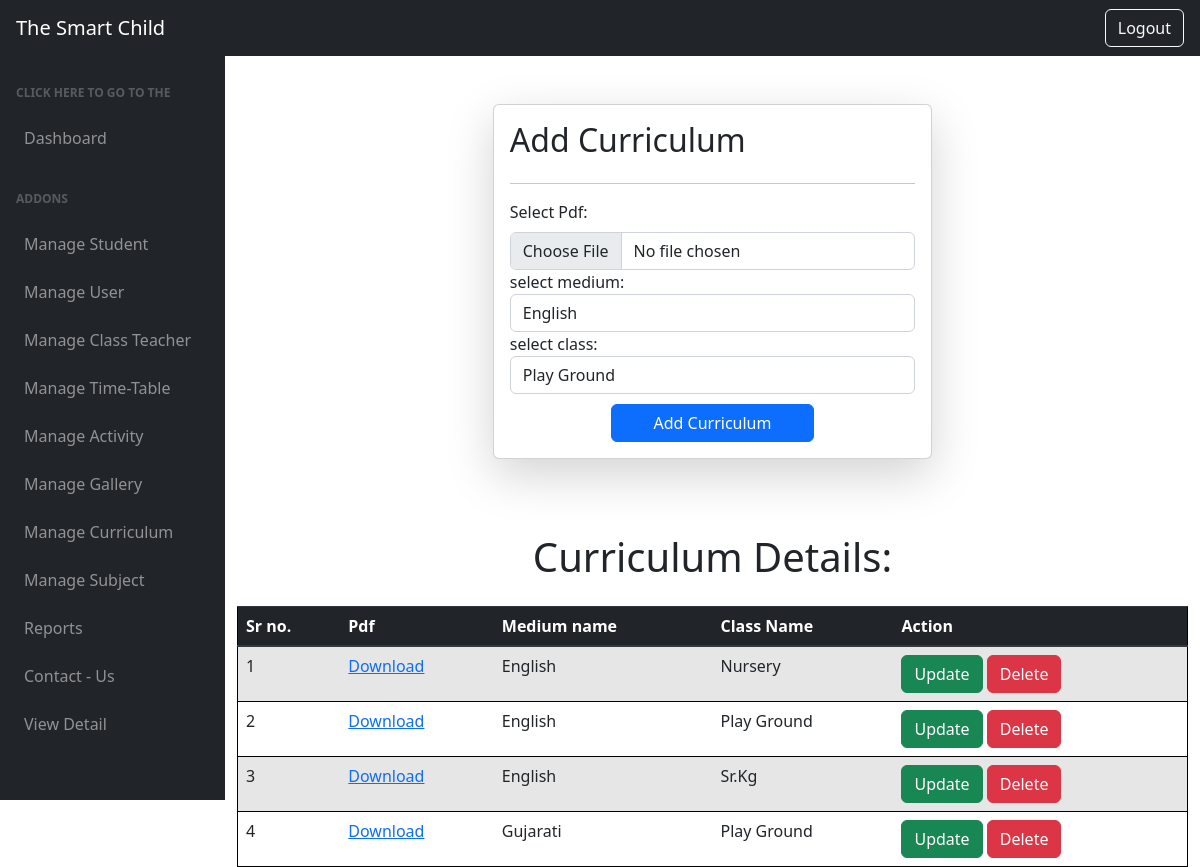
/add_curriculum/ (signed in), run on the app's committed database.
### school/models.py (models this page shows, shortened)
class Curriculum(models.Model):
    pdf=models.FileField(upload_to='Curriculum/')
    Medium=[('English','English'),('Gujarati','Gujarati')]
    cls_name=models.ForeignKey('Class',on_delete=models.CASCADE,default='')
    medium_name=models.CharField(max_length=30,choices=Medium,default='English')

class Class(models.Model):
    c_name=models.CharField(max_length=30)
    def __str__(self) -> str:
        return self.c_name

### school/views.py (the view, shortened to what this page needs)
# urls.py: path('add_curriculum/', add_curriculum,name='add_curriculum'),
@login_required(login_url='/login_page')
@user_passes_test(is_superuser)
def add_curriculum(request):
    cls = Class.objects.all()
    qry=Curriculum.objects.all()
    return render(request,'add_curriculum.html',{'cls':cls,'qry':qry})

### school/views.py (called while the page is built)
def is_superuser(user):
    return user.is_superuser

### templates/add_curriculum.html (shortened to what this page needs)
<html lang="en">
    <head>
        <link rel="stylesheet" href="https://cdn.jsdelivr.net/npm/bootstrap@4.0.0/dist/css/bootstrap.min.css">
        <link href="/static/css/dash_styles.css" rel="stylesheet" />
    </head>
    <body class="sb-nav-fixed">
        <nav class="sb-topnav navbar navbar-expand navbar-dark bg-dark">
            <a class="navbar-brand ps-3" href="index.html">The Smart Child</a>
            <button class="btn btn-link btn-sm order-1 order-lg-0 me-4 me-lg-0" id="sidebarToggle" href="#!"></button>
        </nav>
        {% include "admin_sidebar.html" %}
            <div id="layoutSidenav_content">
                <main>
              <div class="container p-5">
                <form method="post" class="col-6 mx-auto card p-3  shadow-lg" enctype='multipart/form-data'>
                 <h2>Add Curriculum</h2>
                 <hr>
                  <div>
                    <label >Select Pdf:</label>
                    <input type="file" class="form-control"  name="pdf" >
                  </div>
                  <div>
                    select medium:
                    <select name='medium' class="form-control">
                      <option>English</option>
                    </select>
                  </div>
                  <div>
                    select class:
                    <select name='class' class="form-control">
                      {%for i in cls%}
                      <option value='{{i.id}}'>{{i.c_name}}</option>
                      {%endfor%}
                    </select>
                  </div>
                  <input class="btn btn-primary btn-block" type="submit" value="Add Curriculum" name="add" style="margin-top: 10px; width: 50%; margin-left: 25%;">
                </form>
            </div>
            <h1 style="text-align: center; margin-bottom: 25px; margin-top: 10px;"> Curriculum  Details:</h2>
                <div class="container" p-3>
                <table style="border: 1px solid black; margin: auto; " class="table table-striped">
                    <thead class="thead-dark">
                <tr>
                <th>Sr no.</th>
                <th>Pdf</th>
                <th>Medium name</th>
                <th>Class Name</th>
                <th>Action</th>
                </tr>
                </thead>
                {%for i in qry%}
                <tr>
                <td>{{forloop.counter}}</td>
                <td><a href="/media/{{i.pdf}}" >Download</a></td>
                <td>{{i.medium_name}}</td>
                <td>{{i.cls_name}}</td>
                <td>
                <a href='/update_curriculum/{{i.id}}' class='btn btn-success'>Update </a>
                <a href='/delete_curriculum/{{i.id}}' class='btn btn-danger'>Delete </a>
                </td>
                </tr>
                {%endfor%}
                </table>
                </div>
                </main>
              </div>
        </body>
</html>

### data on the page
Curriculum: medium_name "English", cls_name "Nursery"
Curriculum: medium_name "English", cls_name "Play Ground"
Curriculum: medium_name "English", cls_name "Sr.Kg"
Curriculum: medium_name "Gujarati", cls_name "Play Ground"

### other printed values
form field class "Play Ground"
